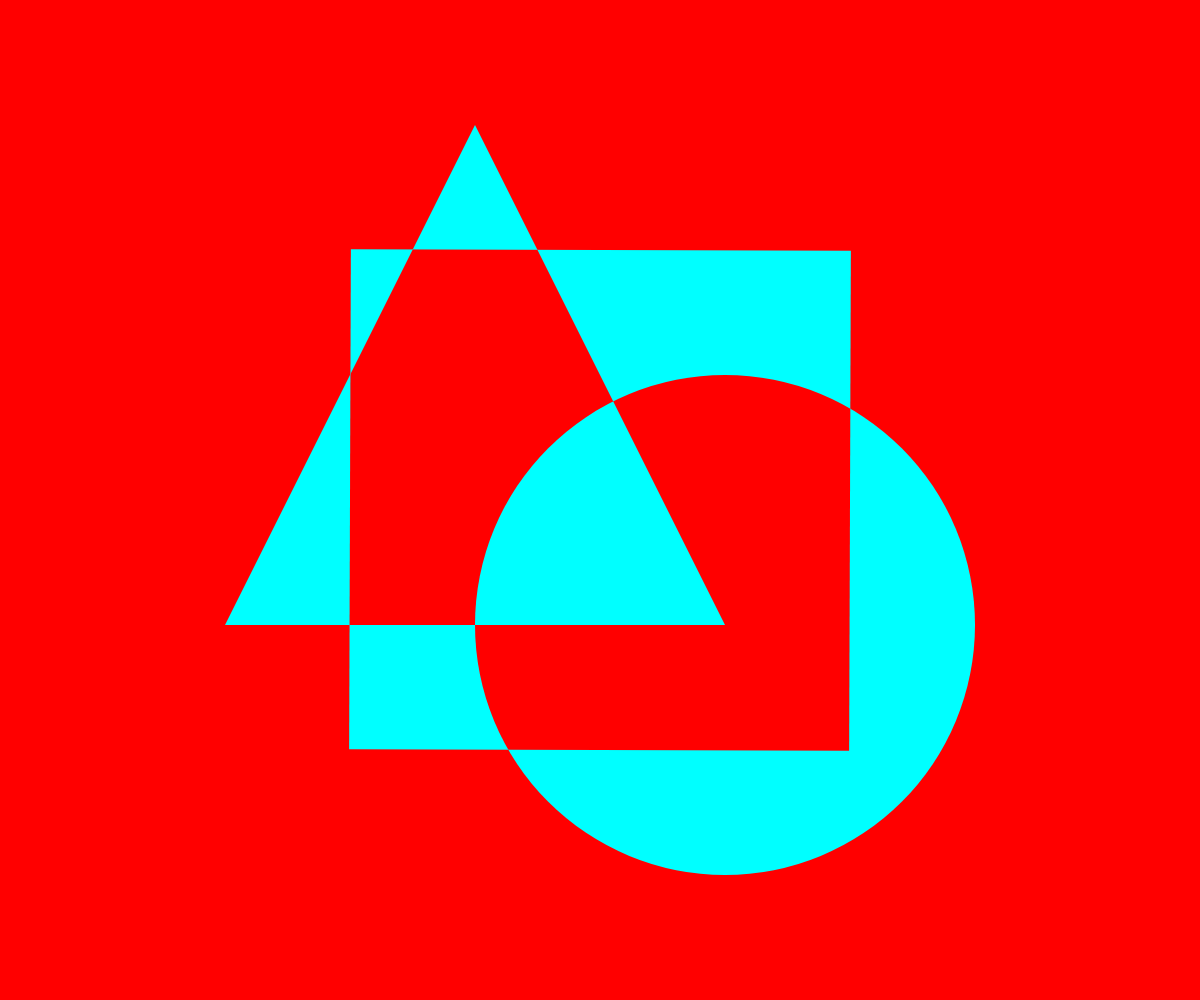
Frame 1 (no input)
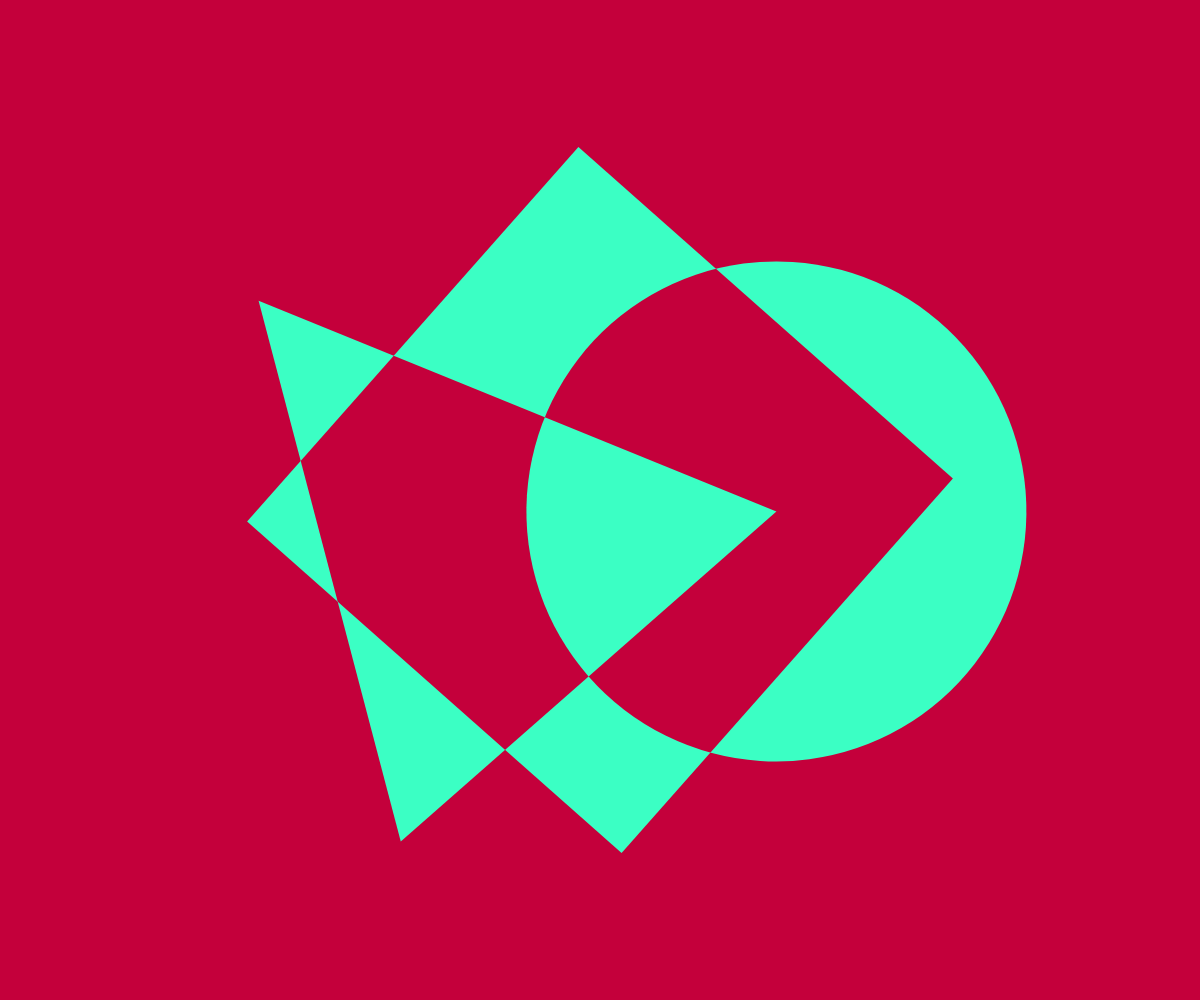
Frame 60 (no input)
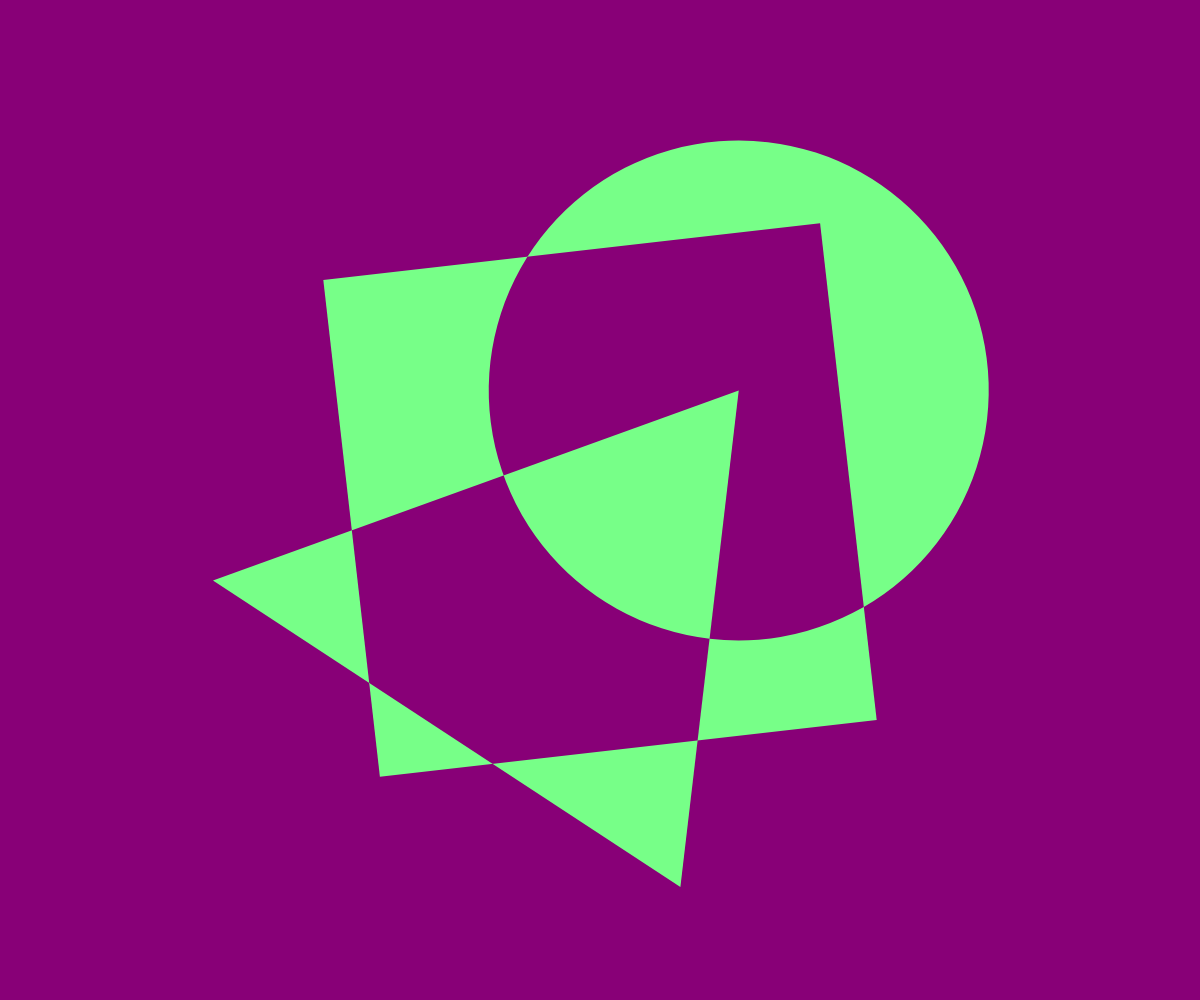
Frame 120 (the mouse pressed at the canvas centre since frame 60)

The p5.js sketch that drew these frames (run headless with seeded random() and noise() and a simulated clock; from frame 60 on, the mouse is pressed at the canvas centre):

// p5.js sketch
// ── sketch.js
let angle = 0;
let cval = 0;
let direction = 1; // 1 for increasing, -1 for decreasing

function setup() {
  createCanvas(windowWidth, windowHeight);
  angleMode(DEGREES);
}

function draw() {
  blendMode(BLEND);
  background(255 - cval, 0, cval);
  blendMode(DIFFERENCE);

  // define a universal variable so that the shapes
  // are positioned in relation to one another
  let x = width / 2;
  let y = height / 2;

  // set a variable that is proportional to
  // the smaller dimension of the canvas
  // so that the shapes will always fit in the canvas
  // regardless of window size, and be proportional to one another
  let minDimension = min(width, height);
  let spacing = minDimension / 8;

  // Update color over time
  // Update cval smoothly between 0 and 255
  cval += direction;
  if (cval >= 255 || cval <= 0) {
    direction *= -1; // Reverse direction when hitting limits
  }

  // rotate circle and triangle counterclockwise
  push();
  translate(x, y); // rotate about center of canvas

  rotate(-angle);

  fill(255);
  // offset circle from center
  circle(spacing, spacing, spacing * 4);
  // offset triangle from center, with a point overlapping
  // the center of the circle
  fill(255);
  triangle(-spacing, -spacing * 3, spacing, spacing, -spacing * 3, spacing);
  angle += 0.2; // set speed of rotation
  pop();

  push();
  fill(255);
  translate(x, y); // rotate about center of canvas
  rotate(angle);
  rectMode(CENTER); // rotate square around its center point
  square(0, 0, spacing * 4);
  angle += 0.5; // set speed of rotation
  pop();
}


//////////////////////////////////////////////////////////////

// Based on p5.js demos by Matt DesLauriers
// https://github.com/mattdesl/workshop-p5-intro

// let angle = 0;

// function setup() {
//   createCanvas(windowWidth, windowHeight);
//   angleMode(DEGREES);
//   fill(255);
// }

// function draw() {
//   blendMode(BLEND);
//   background(0);
//   blendMode(DIFFERENCE);

//   let x = width / 2;
//   let y = height / 2;

//   let minDimension = min(width, height);
//   let spacing = minDimension / 8;

//   circle(x + spacing, y + spacing, spacing * 4);

//   triangle(
//     x - spacing,
//     y - spacing * 3,
//     x + spacing,
//     y + spacing,
//     x - spacing * 3,
//     y + spacing
//   );
  
//   push();
//   translate(x, y);
//   rotate(angle);
//   rectMode(CENTER);
//   square(0, 0, spacing * 4);
//   angle += 0.5;
//   pop();
// }
